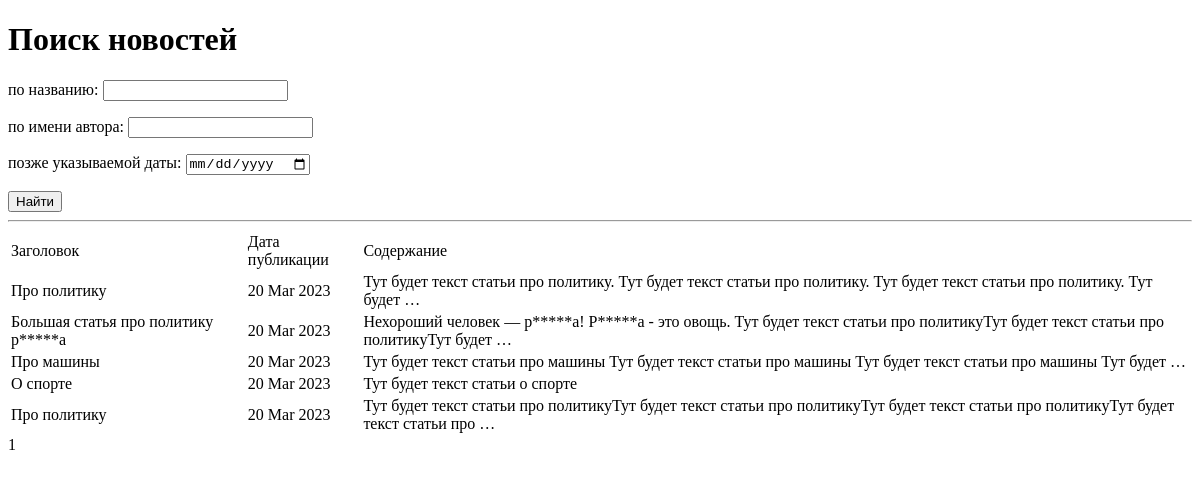
Page /news/search/ on the earlier database version.
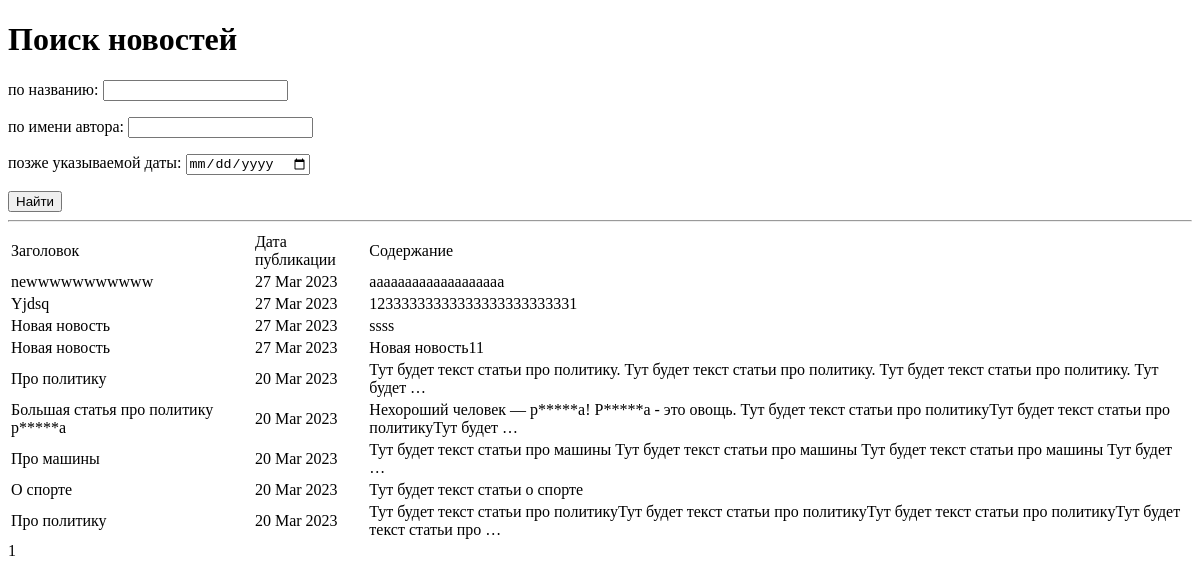
Same page on the later database version.
### news/models.py (models this page shows, shortened)
class Post(models.Model):
    author = models.ForeignKey(Author, on_delete=models.CASCADE)
    content = models.CharField(max_length=2, choices=CONTENTS, default=article)
    date_create = models.DateTimeField(auto_now_add=True)
    category = models.ManyToManyField(Category, through='PostCategory')
    heading = models.CharField(max_length=255)
    text = models.TextField()
    rating = models.IntegerField(default=0)

### news/views.py (the view)
# urls.py: path('search/', NewsListSearch.as_view(), name='news_search'),
class NewsListSearch(NewsList):
    ordering = '-date_create'
    template_name = 'news_search.html'
    context_object_name = 'news_search'
    def get_queryset(self):
        queryset = super().get_queryset()
        self.filterset = NewsFilter(self.request.GET, queryset)
        return self.filterset.qs
    def get_context_data(self, **kwargs):
        context = super().get_context_data(**kwargs)
        context['filterset'] = self.filterset
        return context

### news/templatetags/custom_filters.py (called while the page is built)
@register.filter()
def censor(value):
    bad_words = [
        'редиска',
        'дурак'
    ]
    for word in bad_words:
        if word in value.lower():
            end_world = ''.join(['*' for _ in word[1:-1]]) + word[-1]
            value = value.replace(word, word[0] + end_world)
            value = value.replace(word.title(), word[0].title() + end_world)
    return value

### templates/news_search.html (shortened to what this page needs)
{% extends 'flatpages/default.html' %}
{% load custom_filters %}
{% load custom_tags %}
{% block content %}
   <h1>Поиск новостей</h1>
   <form action="" method="get">
       {{ filterset.form.as_p }}
       <input type="submit" value="Найти" />
   </form>
   <hr>
   {% if news_search %}
       <table>
           <tr>
               <td>Заголовок</td>
               <td>Дата публикации</td>
               <td>Содержание</td>
           </tr>
           {% for new in news_search %}
           <tr>
               <td>{{ new.heading|censor }}</td>
               <td>{{ new.date_create|date:'d M Y' }}</td>
               <td>{{ new.text|censor|truncatewords:20 }}</td>
           </tr>
           {% endfor %}
       </table>
   {% else %}
       <h2>Новостей нет!</h2>
   {% endif %}
   {{ page_obj.number }}
{% endblock content %}

Differences in the rows shown:
added Post: heading|censor "newwwwwwwwwww", date_create "27 Mar 2023", text|censor "aaaaaaaaaaaaaaaaaaa"
added Post: heading|censor "Yjdsq", date_create "27 Mar 2023", text|censor "12333333333333333333333331"
added Post: heading|censor "Новая новость", date_create "27 Mar 2023", text|censor "ssss"
added Post: heading|censor "Новая новость", date_create "27 Mar 2023", text|censor "Новая новость11"
